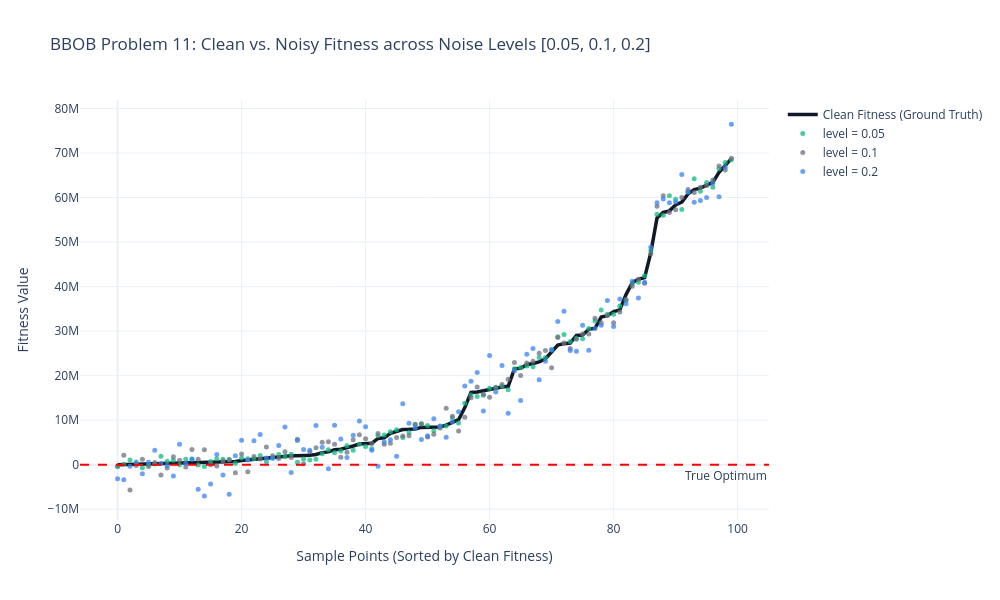
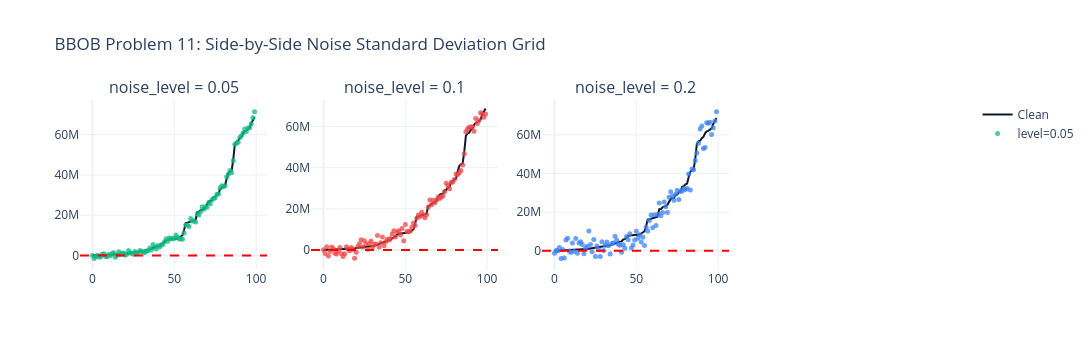

Notebook code for these charts, in order:
### Markdown cell above
## 2. 1D Sample Point Fitness Comparison
Evaluate 100 sample points across the search space and compare clean fitness against noisy fitness for each configured `noise_level` level.

### Code cell
np.random.seed(42)
lb, ub = problem.lower_bound, problem.upper_bound
points = np.random.uniform(lb, ub, (100, dim))

clean_y = np.array([problem(x) for x in points])
sort_idx = np.argsort(clean_y)
sorted_clean = clean_y[sort_idx]
indices = np.arange(len(points))

# Combined Plot showing all noise std levels overlaid on clean ground truth
fig_combined = go.Figure()
fig_combined.add_trace(go.Scatter(
    x=indices,
    y=sorted_clean,
    mode='lines',
    name='Clean Fitness (Ground Truth)',
    line=dict(color='#111827', width=3.5)
))

# Add true optimum line
fig_combined.add_hline(
    y=problem.true_optimum,
    line_dash="dash",
    line_color="red",
    annotation_text="True Optimum",
    annotation_position="bottom right"
)

for level in noisy_levels:
    noisy_y = np.array([problem.add_noise(y, level) for y in clean_y])
    sorted_noisy = noisy_y[sort_idx]
    fig_combined.add_trace(go.Scatter(
        x=indices,
        y=sorted_noisy,
        mode='markers',
        name=f'level = {level}',
        marker=dict(color=color_palette.get(level, '#6B7280'), size=5, opacity=0.75)
    ))

fig_combined.update_layout(
    title=f"BBOB Problem {problem_id}: Clean vs. Noisy Fitness across Noise Levels {noisy_levels}",
    xaxis_title="Sample Points (Sorted by Clean Fitness)",
    yaxis_title="Fitness Value",
    template="plotly_white",
    hovermode='x unified',
    height=600,
    width=1000
)
fig_combined.show()

# Subplot Grid for side-by-side noise inspection dynamically sized
n_plots = len(noisy_levels)
cols = 4
rows = int(np.ceil(n_plots / cols))
fig_subplots = make_subplots(
    rows=rows, cols=cols,
    subplot_titles=[f'noise_level = {level}' for level in noisy_levels]
)

coords = [(r + 1, c + 1) for r in range(rows) for c in range(cols)][:n_plots]
for idx, (level, (r, c)) in enumerate(zip(noisy_levels, coords), start=1):
    noisy_y = np.array([problem.add_noise(y, level) for y in clean_y])
    sorted_noisy = noisy_y[sort_idx]
    
    # Clean reference line
    fig_subplots.add_trace(
        go.Scatter(x=indices, y=sorted_clean, mode='lines', name='Clean', line=dict(color='#111827', width=2), showlegend=(idx==1)),
        row=r, col=c
    )
    # Noisy markers
    fig_subplots.add_trace(
        go.Scatter(x=indices, y=sorted_noisy, mode='markers', name=f'level={level}', marker=dict(color=color_palette.get(level, '#EF4444'), size=5, opacity=0.75), showlegend=(idx==1)),
        row=r, col=c
    )
    # Add true optimum line to subplot
    fig_subplots.add_hline(
        y=problem.true_optimum,
        line_dash="dash",
        line_color="red",
        row=r, col=c
    )

fig_subplots.update_layout(
    title_text=f"BBOB Problem {problem_id}: Side-by-Side Noise Standard Deviation Grid",
    height=max(350, 300 * rows),
    width=1150,
    template="plotly_white"
)
fig_subplots.show()
